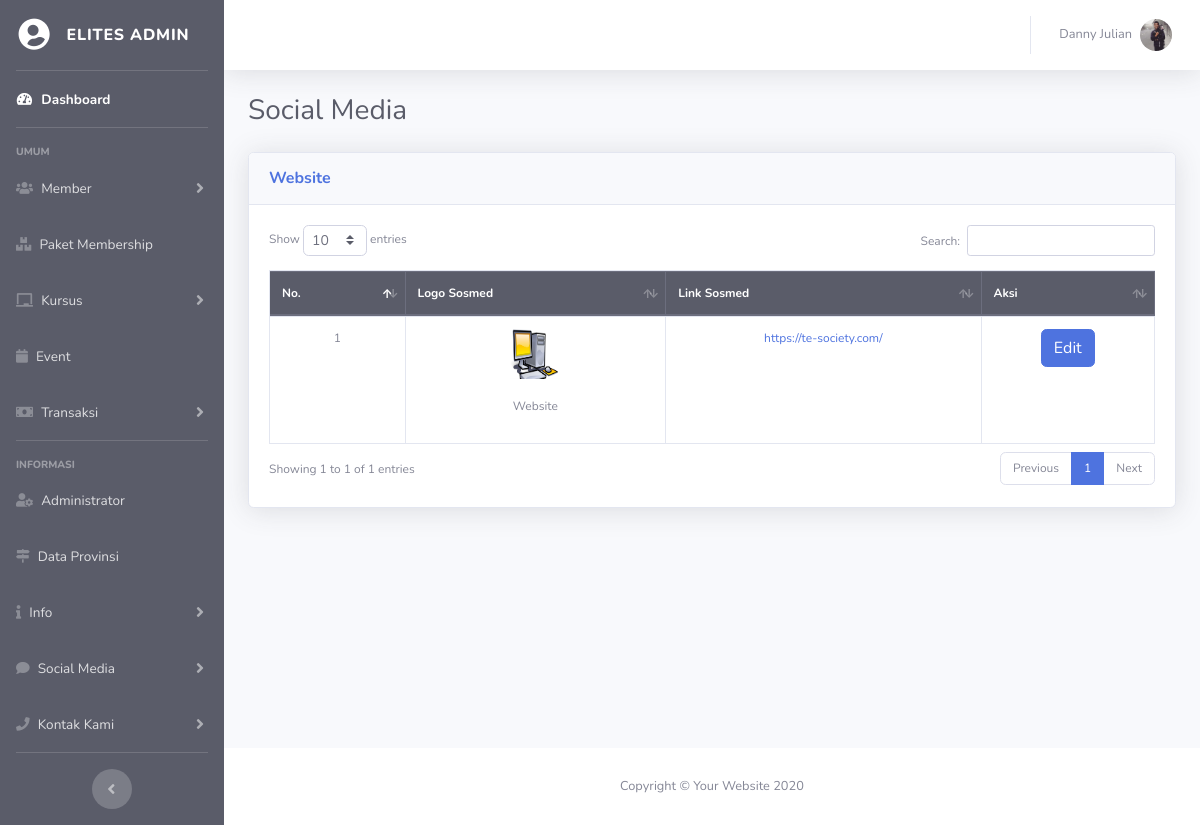
/elit-admin/index.php?hal=sosmed-data&mau=website (signed in), run on the app's committed database.
### tables this page shows
CREATE TABLE `user` (
  `id_user` int(11) NOT NULL,
  `nama_user` varchar(50) NOT NULL,
  `alamat` text NOT NULL,
  `tgl_lahir` date NOT NULL,
  `jenis_kelamin` varchar(15) NOT NULL,
  `no_hp` varchar(15) NOT NULL,
  `email` varchar(50) NOT NULL,
  `password` varchar(15) NOT NULL,
  `foto` varchar(100) NOT NULL,
  `hak_akses` varchar(15) NOT NULL,
  `status` varchar(15) NOT NULL,
  `setuju` varchar(5) NOT NULL
);

CREATE TABLE `sosmed` (
  `id_sosmed` int(11) NOT NULL,
  `nama_sosmed` varchar(50) NOT NULL,
  `link_sosmed` varchar(50) NOT NULL,
  `logo_sosmed` varchar(100) NOT NULL
);

### elit-admin/fungsi/fungsian.php (called while the page is built, shortened)
<?php
    function loncengNotif($a)
    {
        if ($a==0)
        {
            $isi = "";
        }
        return $isi;
    }
?>

### fungsional/data/isiData.php (called while the page is built, shortened)
<?php
    class isiData extends konfigurasi
    {
        public function perulanganData($q)
        {
            while ($a = mysqli_fetch_array($q))
            {
                $isi[]=$a;
            }
            return $isi;
        }
        public function hitungData($q)
        {
            $hitung = mysqli_num_rows($q);
            return $hitung;
        }
        public function eksekusiSQL($sqlnya)
        {
            $sambungannya=parent::sambungkan();
            $que = mysqli_query($sambungannya, $sqlnya);
            return $que;
        }
        public function tampilId($nama_tabel, $id, $val)
        {
            $sql = "SELECT *FROM $nama_tabel WHERE $id = '$val'";
            $que = $this->eksekusiSQL($sql);
            $kondisi = $this->perulanganData($que);
            return $kondisi;
        }
    }
?>

### elit-admin/fungsi/akun.php (called while the page is built, shortened)
<?php
    if (!empty($admin))
    {
        $tampil = $isi->tampilId("user", "id_user", "$admin");
        foreach ($tampil as $key)
        {
            $namauser = $key['nama_user'];
            $foto     = $key['foto'];
            if ($foto=='Kosong')
            {
                $gambarLogin = "../img/nofoto.png";
            }
            else
            {
                $gambarLogin="../foto/$foto";
            }
        }
    }
?>

### elit-admin/halaman/sosmed-data.php (the view, shortened to what this page needs)
<?php
    $mau = @$_GET['mau'];
    if ($mau=='website')
    {
        $sosmed = "Website";
    }
?>
 <div class="container-fluid">
     <div class="d-sm-flex align-items-center justify-content-between mb-4">
         <h1 class="h3 mb-0 text-gray-800">Social Media</h1>
     </div>
     <div class="row">
         <div class="col-xl-12">
             <div class="card shadow mb-4">
                 <div class="card-header py-3 d-flex flex-row align-items-center justify-content-between">
                     <h6 class="m-0 font-weight-bold text-primary"><?php echo $sosmed; ?></h6>
                 </div>
                 <div class="card-body">
                     <?php
                        $perintah = $isi->eksekusiSQl("SELECT *FROM sosmed WHERE nama_sosmed='$sosmed'");
                        $hitung   = $isi->hitungData($perintah);
                        if ($hitung==0)
                        {
                            pesanKosong();
                        }
                        else
                        {
                           echo
                           "
                           <div class='table-responsive'>
                                <table class='table table-bordered' id='dataTable' width='100%' cellspacing='0'>
                                    <thead class='thead-dark'>
                                        <tr>
                                            <th>No.</th>
                                            <th>Logo Sosmed</th>
                                            <th>Link Sosmed</th>
                                            <th>Aksi</th>
                                        </tr>
                                    </thead>
                            ";
                            $no=1;
                            foreach($perintah as $a)
                            {
                               $idsos = $a['id_sosmed'];
                               $nama  = $a['nama_sosmed'];
                               $link  = $a['link_sosmed'];
                               $foto  = $a['logo_sosmed'];
                                if ($foto=='Kosong')
                                {
                                    $gambar = "<img class='rounded-circle' src='../img/nofoto.png' width='50' height='50'><br> <br>";
                                    $box = "";
                                }
                                else
                                {
                                    $tujuan = "../foto/sosmed/$foto";
                                    $gambar =
                                    "   <a data-fancybox='' href='$tujuan' data-caption='$nama'>
                                            <img src='$tujuan' width='50' height='50'>
                                        </a>
                                        <br> <br>
                                    ";
                                }
                                echo
                                "
                                    <tbody>
                                        <tr>
                                            <td align='center'>$no</td>
                                            <td>
                                                <center>
                                                    $gambar
                                                    <p>$nama</p>
                                                </center>
                                            </td>
                                            <td>
                                                <center>
                                                    <a href='$link' target='_blank'>$link</a>
                                                </center>
                                            </td>
                                            <td>
                                                <center>
                                                    <a class='btn btn-primary' href='?hal=sosmed-edit&id=$idsos&mau=$mau'>Edit</a>
                                                </center>
                                            </td>
                                        </tr>
                                ";
                                $no++;
                            }
                            echo
                            "
                                    </tbody>
                                </table>
                            </div>
                           ";
                        }
                    ?>
                 </div>
             </div>
         </div>
     </div>
 </div>

### elit-admin/fungsi/menu-atas.php (shortened to what this page needs)
<nav class="navbar navbar-expand navbar-light bg-white topbar mb-4 static-top shadow">
<ul class="navbar-nav ml-auto">
  <li class="nav-item dropdown no-arrow">
    <a class="nav-link dropdown-toggle" href="#" id="userDropdown" role="button" data-toggle="dropdown" aria-haspopup="true" aria-expanded="false">
      <span class="mr-2 d-none d-lg-inline text-gray-600 small"><?php echo $namauser; ?></span>
      <img class="img-profile rounded-circle" src="<?php echo $gambarLogin; ?>">
    </a>
  </li>
</ul>
</nav>

### elit-admin/css/danny-admin.css (style rules this page uses)
.container-fluid { font-size: 12px; }
table { font-size: 12px; }

### data on the page
user: nama_user "Danny Julian", foto (picture)
sosmed: logo_sosmed (picture), nama_sosmed "Website", link_sosmed "https://te-society.com/"

### other printed values
$sosmed "Website"
